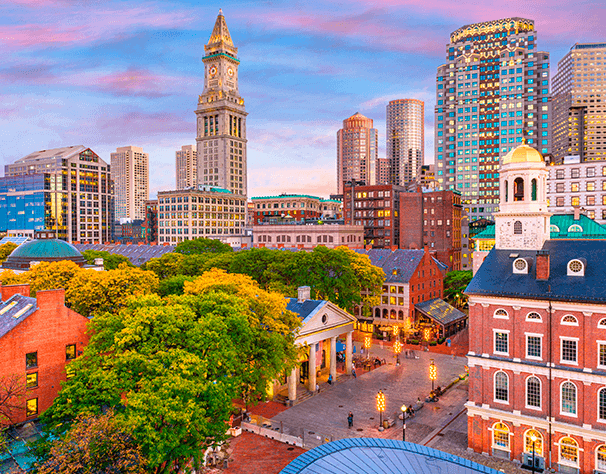
#> input picture test_images/boston.png, 606 x 474 px
$ python thresholding.py
#> lines starting #> are read from the running program, lines starting #| are printed output that depends on the picture; after the words box and inside, x2 and y2 are one past the last pixel; in counts of white or black regions, pixels touching at a corner belong together
import cv2 as cv

img = cv.imread("test_images/boston.png")
#> img is the input picture: shape (474, 606, 3); mean B, G, R 124.4, 132, 151.9
cv.imshow("Original", img)

gray = cv.cvtColor(img,cv.COLOR_BGR2GRAY)
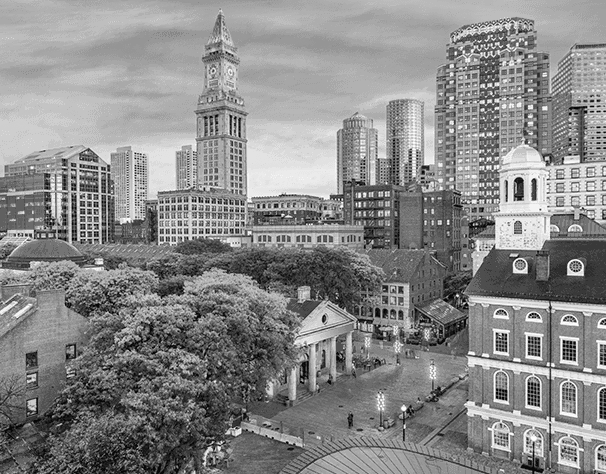
#> gray: shape (474, 606); min 7, max 253, mean 137.1
# Simple thresholding
# What it does is that all the pixel values which are less than 150 (threshold value) is set to 0 which is black where as all the pixel values greater than 150(threshold value) is set to 255 white.
threshold, thresh = cv.threshold(gray,150,255,cv.THRESH_BINARY)
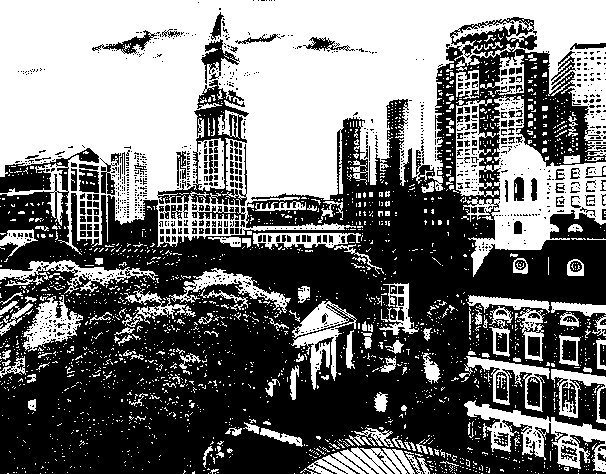
#> thresh: shape (474, 606); 45.9% white; 2214 white regions (2059 under 20 px), largest, box (x1, y1, x2, y2) and area: (0, 0, 606, 255) 86663, (456, 96, 606, 277) 10414, (464, 400, 606, 472) 3260
cv.imshow("Simple Thresh",thresh)
# Creating an inverse thresholded image
# All the pixel values which are less than 150 (threshold value) is set to 255 which is white where as all the pixel values greater than 150(threshold value) is set to 0 black.
threshold, thresh_inv = cv.threshold(gray,150,255,cv.THRESH_BINARY_INV)
cv.imshow("Simple Inverse Thresholded",thresh_inv)

# Adaptive thresholding: In this we let the computer find and decide the optimal thresholding value for us.
# We are using mean in type of thresholding to calculate the optimal threshlod value.
# 7 is the kernel size used by the opencv to calculat ethe mean and the 3 is the c value which will subtracted from the mean to fine tune our optimal threshold value
adaptive_thresh_mean = cv.adaptiveThreshold(gray,255,cv.ADAPTIVE_THRESH_MEAN_C,cv.THRESH_BINARY,13,7)
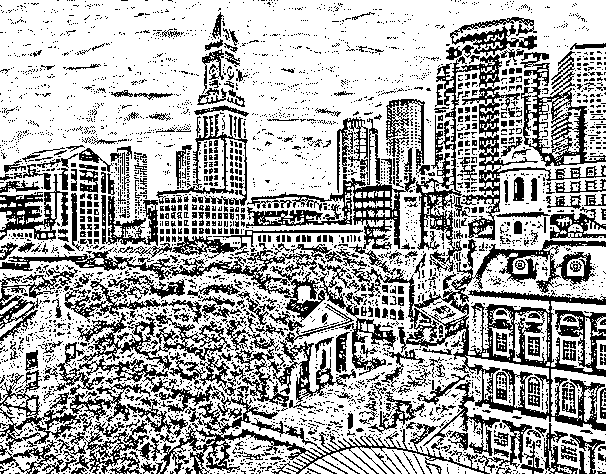
#> adaptive_thresh_mean: shape (474, 606); 67.5% white; black in thin lines or dots
cv.imshow("Adaptive threshol mean",adaptive_thresh_mean)
adaptive_thresh_inv_mean = cv.adaptiveThreshold(gray,255,cv.ADAPTIVE_THRESH_MEAN_C,cv.THRESH_BINARY_INV,13,7)
#> adaptive_thresh_inv_mean: shape (474, 606); 32.5% white in thin lines or dots
cv.imshow("Adaptive thresh_inv mean",adaptive_thresh_inv_mean)

#Adaptive thresholding using gaussian meathod: Gaussian just added the weight around thoes pixel value and computed the mean across those pixels.
adaptive_thresh_gau = cv.adaptiveThreshold(gray,255,cv.ADAPTIVE_THRESH_GAUSSIAN_C,cv.THRESH_BINARY,13,7)
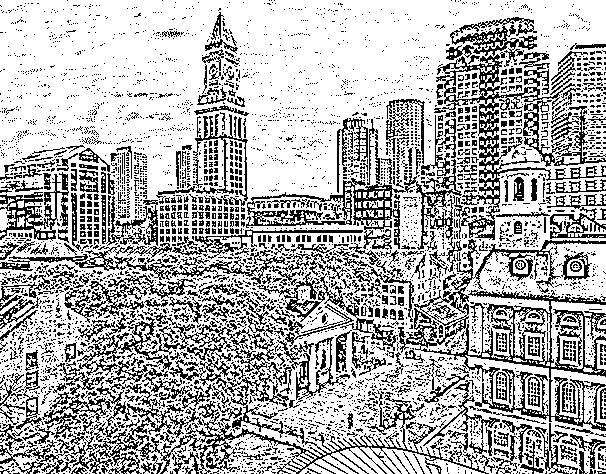
#> adaptive_thresh_gau: shape (474, 606); 70.1% white; black in thin lines or dots
cv.imshow("Adaptive Gaussian ",adaptive_thresh_gau)
adaptive_thresh_gau_inv = cv.adaptiveThreshold(gray,255,cv.ADAPTIVE_THRESH_GAUSSIAN_C,cv.THRESH_BINARY_INV,13,7)
#> adaptive_thresh_gau_inv: shape (474, 606); 29.9% white in thin lines or dots
cv.imshow("Adaptive Gaussian Inverse", adaptive_thresh_gau_inv)
cv.waitKey(0)
